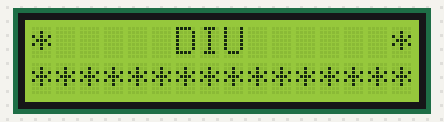
This sketch was run on a simulated Arduino Uno, built with avr-gcc and run on an emulated ATmega328P. Shown: 16×2 character LCD.

Above: at 0.1 s.
At 2.1 s:
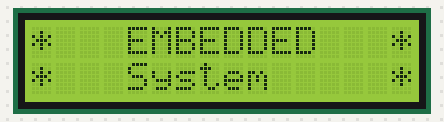
At 4.1 s:
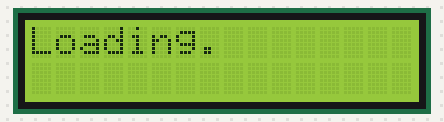
At 5.1 s:
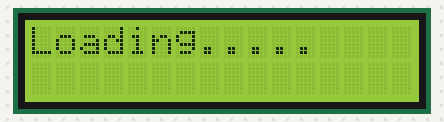
At 6.4 s:
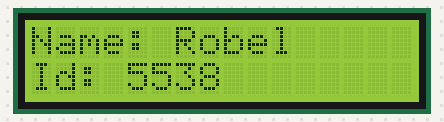
At 7.4 s:
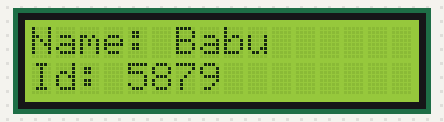

The sketch:

LCD.ino
```cpp
#include <LiquidCrystal.h>

LiquidCrystal lcd(12, 11, 5, 4, 3, 2);

void setup()
{
  lcd.begin(16, 2);
  lcd.print("*");
  lcd.setCursor(6,0);
  lcd.print("DIU");
  lcd.setCursor(15,0);
  lcd.print("*");

  lcd.setCursor(0,1);
  lcd.print("****************");
  delay(2000);

  //2nd
  lcd.setCursor(0,0);
  lcd.print("                ");
  lcd.setCursor(0,1);
  lcd.print("                ");

  lcd.setCursor(0,0);
  lcd.print("*");
  lcd.setCursor(4,0);
  lcd.print("EMBEDDED");
  lcd.setCursor(15,0);
  lcd.print("*");

  lcd.setCursor(0,1);
  lcd.print("*");
  lcd.setCursor(4,1);
  lcd.print("System");
  lcd.setCursor(15,1);
  lcd.print("*");
  delay(2000);

  //3rd
  lcd.setCursor(0,0);
  lcd.print("                ");
  lcd.setCursor(0,1);
  lcd.print("                ");

  lcd.setCursor(0,0);
  lcd.print("Loading");
  for(int i=0;i<9;i++)
    {
      lcd.setCursor(7+i,0);
      lcd.print(".");
      delay(250);
    }
}

void loop()
{
  //1
  lcd.setCursor(0,0);
  lcd.print("                ");
  lcd.setCursor(0,1);
  lcd.print("                ");

  lcd.setCursor(0,0);
  lcd.print("Name: Robel");
  lcd.setCursor(0,1);
  lcd.print("Id: 5538");
  delay(1000);

  //2
  lcd.setCursor(0,0);
  lcd.print("                ");
  lcd.setCursor(0,1);
  lcd.print("                ");

  lcd.setCursor(0,0);
  lcd.print("Name: Babu");
  lcd.setCursor(0,1);
  lcd.print("Id: 5879");
  delay(1000);
}
```

Measured:
- what the display in image 1 shows lasts 2.0 s, from 2.1 s to 4.1 s
- what the display in image 4 shows lasts 1.0 s, from 6.3 s to 7.3 s
